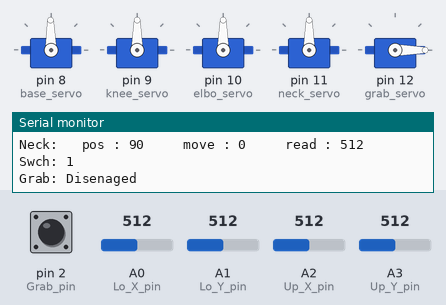
This sketch was run on a simulated Arduino Uno, built with avr-gcc and run on an emulated ATmega328P. Shown: 5 × servo, the last lines printed to the serial monitor. The test bench sets the inputs (shaded band); at power-on: A1 (Lo_Y_pin) = 512, A2 (Up_X_pin) = 512, A0 (Lo_X_pin) = 512, pin 2 (Grab_pin) HIGH, A3 (Up_Y_pin) = 512.

Above: at 1.2 s.
1.3 s: A1 (Lo_Y_pin) set to 716
At 3.2 s:
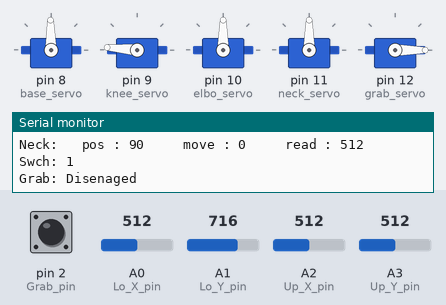
4.3 s: A2 (Up_X_pin) set to 170
At 5.9 s:
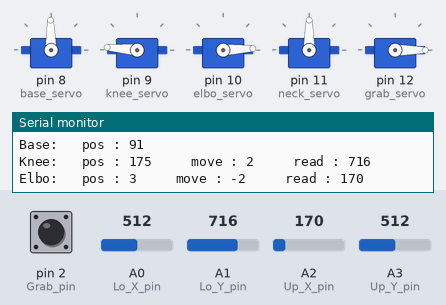
6.2 s: A0 (Lo_X_pin) set to 716
At 6.8 s:
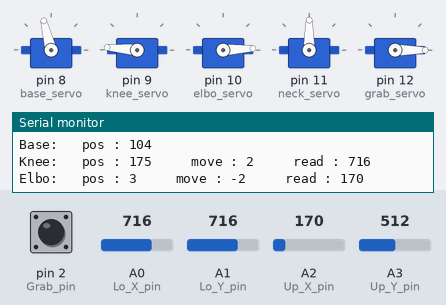
7.7 s: pin 2 (Grab_pin) pulled LOW for 0.15 s
At 9.0 s:
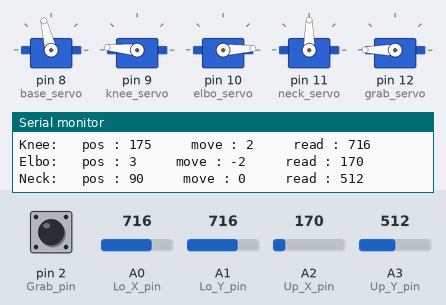
9.3 s: A3 (Up_Y_pin) set to 716
At 10.9 s:
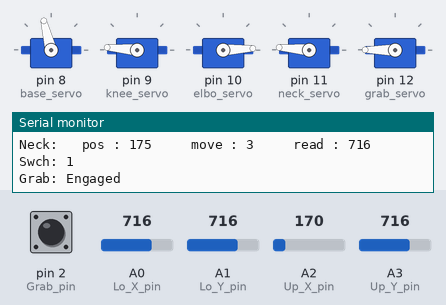
12.3 s: A1 (Lo_Y_pin) set to 501
At 17.3 s:
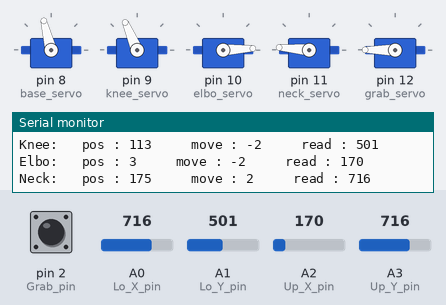
Timing chart, 0 to 18.0 s (numbered marks = the images above; inputs shaded):
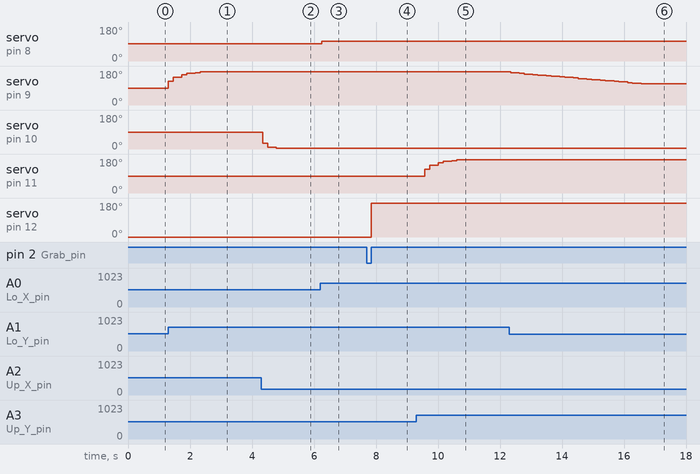

The sketch:

servo_arm.ino
```cpp
#include <Servo.h>

Servo base_servo;
Servo knee_servo;
Servo elbo_servo;
Servo neck_servo;
Servo grab_servo;

int base_pos = 90;
int knee_pos = 90;
int elbo_pos = 90;
int neck_pos = 90;
int grab_pos = 0;

int grab_read = 1;
int grab_it = 1;

const int Grab_pin = 2; // lower digital switch output

const int Lo_X_pin = 0; // lower analog X axis output
const int Lo_Y_pin = 1;

const int Up_X_pin = 2; // upper servos
const int Up_Y_pin = 3;

int print_limiter = 1; // variables to control print frequency

void setup() {
  Serial.begin(9600);

  /*  Binary switch input */
  pinMode(Grab_pin, INPUT);
  digitalWrite(Grab_pin, HIGH);

  /*  Attach digital pins 8-12 */
  base_servo.attach(8);
  knee_servo.attach(9);
  elbo_servo.attach(10);
  neck_servo.attach(11);
  grab_servo.attach(12);
}

void loop() {
  base_pos = map(analogRead(Lo_X_pin), 0, 1023, 58, 125);
  int knee_read = analogRead(Lo_Y_pin);
  int elbo_read = analogRead(Up_X_pin);
  int neck_read = analogRead(Up_Y_pin);
  grab_read = digitalRead(Grab_pin);

  int knee_move = (knee_read > 511) ? map(knee_read, 511, 1023, 0, 180 - knee_pos) : map(knee_read, 0, 510, -1 * knee_pos, 0);
  int elbo_move = (elbo_read > 511) ? map(elbo_read, 511, 1023, 0, 180 - elbo_pos) : map(elbo_read, 0, 510, -1 * elbo_pos, 0);
  int neck_move = (neck_read > 511) ? map(neck_read, 511, 1023, 0, 180 - neck_pos) : map(neck_read, 0, 510, -1 * neck_pos, 0);

  /*  Minimum input of 3 degrees to prevent rest input due to hardware interference
      Increment movement only when input direction cooresponds to remaining range */
  if (abs(knee_move) > 2 and ((knee_move < 0 and knee_pos > 0) or (knee_move > 0 and knee_pos < 180))) knee_pos = constrain(knee_pos + knee_move, 0, 180);
  if (abs(elbo_move) > 2 and ((elbo_move < 0 and elbo_pos > 0) or (elbo_move > 0 and elbo_pos < 180))) elbo_pos = constrain(elbo_pos + elbo_move, 0, 180);
  if (abs(neck_move) > 2 and ((neck_move < 0 and neck_pos > 0) or (neck_move > 0 and neck_pos < 180))) neck_pos = constrain(neck_pos + neck_move, 0, 180);

  if (grab_read == 0 and grab_it == 1) {
    grab_it = 0;
    grab_pos = (grab_pos != 180) ? 180 : 0;
  } else if (grab_read == 1) {
    grab_it = 1;
  }

  base_servo.write(base_pos);
  knee_servo.write(knee_pos);
  elbo_servo.write(elbo_pos);
  neck_servo.write(neck_pos);
  grab_servo.write(grab_pos);

  print_limiter += 1;
  if (print_limiter % 3 == 0) {
    print_limiter = 1;
    Serial.println("\n\n\n\n\n\n");
    Serial.println("Base:   pos : " + String(base_pos));
    Serial.println("Knee:   pos : " + String(knee_pos) + "  \t" + " move : " + String(knee_move) + "  \t" + " read : " + String(knee_read));
    Serial.println("Elbo:   pos : " + String(elbo_pos) + "  \t" + " move : " + String(elbo_move) + "  \t" + " read : " + String(elbo_read));
    Serial.println("Neck:   pos : " + String(neck_pos) + "  \t" + " move : " + String(neck_move) + "  \t" + " read : " + String(neck_read));
    Serial.println("Swch: " + String(digitalRead(Grab_pin)));
    Serial.println("Grab: " + String((grab_pos) ? "Engaged" : "Disenaged"));
    Serial.println("\n\n\n\n\n\n");
  }

  delay(150);
}
```

Measured:
- after the input at 1.3 s, servo on pin 9 (knee_servo): moves from 90° to 175° over 1.0 s, starting at once
- after the input at 4.3 s, servo on pin 10 (elbo_servo): 90° → 30° after 0.05 s, → 10° 0.15 s later, → 3° 0.29 s later
- after the input at 6.2 s, servo on pin 8 (base_servo): 91° → 104° after 0.05 s
- after the input at 7.7 s, servo on pin 12 (grab_servo): 0° → 180° after 0.14 s
- after the input at 9.3 s, servo on pin 11 (neck_servo): moves from 90° to 175° over 1.0 s, starting after 0.28 s
- after the input at 12.3 s, servo on pin 9 (knee_servo): moves from 175° to 113° over 4.2 s, starting at once
